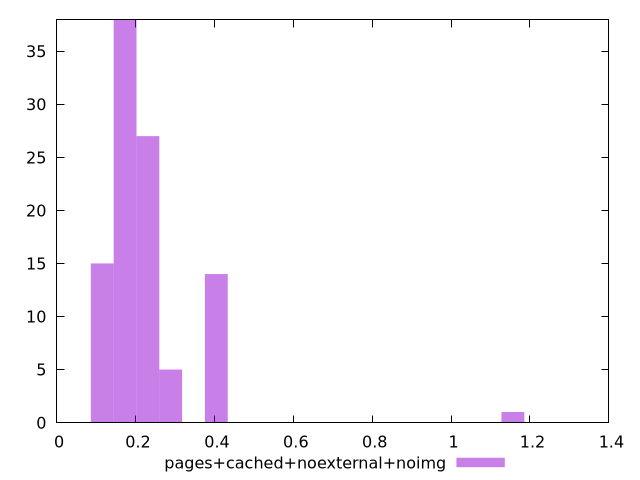

Recreate this plot in gnuplot.
$_pagesCachedNoexternalNoimg <<EOF
0.404838208890265 14
0.11566805968293285 15
0.2313361193658657 27
0.17350208952439927 38
0.28917014920733214 5
1.1566805968293286 1
EOF
set key outside below
set terminal pngcairo
set output "report_00004_2020-11-02T20-21-41.718Z/cumulative-layout-shift/pages+cached+noexternal+noimg//raw_hist.png"
set yrange [0:38]
set boxwidth 0.057834029841466426
set style fill transparent solid 0.5 noborder
plot $_pagesCachedNoexternalNoimg title "pages+cached+noexternal+noimg" with boxes ,
